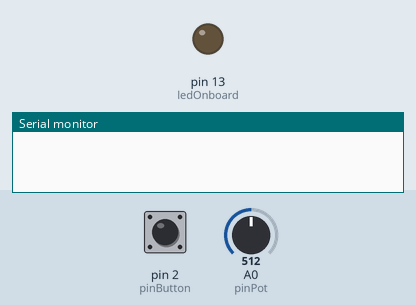
Recording of a sketch running on a simulated Arduino Uno, built with avr-gcc and run on an emulated ATmega328P. Shown: output pins drawn as LEDs (lit = HIGH), the last lines printed to the serial monitor. Dashed ring = blinking. The inputs (shaded band) are chosen by the test bench; at power-on: pin 2 (pinButton) LOW, A0 (pinPot) = 512.

Above: at 1.2 s.
1.3 s: pin 2 (pinButton) pulled HIGH for 3.2 s
At 5.3 s:
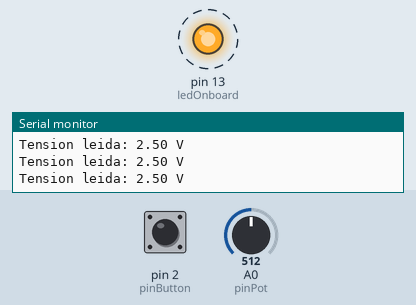
Timing chart, 0 to 6.8 s (numbered marks = the images above; inputs shaded):
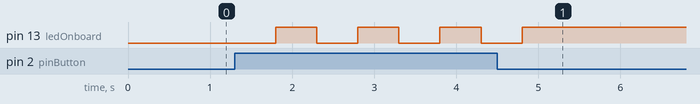

The sketch:

Tp12Arduino.ino
```cpp
//*----------------------------------------------------------
//* UADER - FCyT
//* Ingeniería de Software II
//* Dr. Pedro E. Colla
//*
//* TP12 - Taller sobre placa embebida
//*----------------------------------------------------------

const int pinButton = 2;
const int pinPot = A0;
const int ledOnboard = LED_BUILTIN;
const float VREF = 5.0;

void setup() {
  pinMode(ledOnboard, OUTPUT);
  pinMode(pinButton, INPUT);
  pinMode(pinPot, INPUT);
  Serial.begin(9600);
}

void loop() {
  if (digitalRead(pinButton) == HIGH) {
    int rawValue = analogRead(pinPot);
    float voltage = rawValue * (VREF / 1023.0);

    Serial.print("Tension leida: ");
    Serial.print(voltage);
    Serial.println(" V");

    if (voltage <= VREF / 2) {
      digitalWrite(ledOnboard, HIGH);
    } else {
      digitalWrite(ledOnboard, LOW);
      delay(500);              // 0.5 s apagado
      digitalWrite(ledOnboard, HIGH);
      delay(500);              // 0.5 s encendido
    }
  }
}
```

Measured:
- after the input at 1.3 s, pin 13 (ledOnboard): alternates HIGH for 0.50 s and LOW for 0.50 s, 7 changes in all, then stays HIGH, starting after 0.50 s
